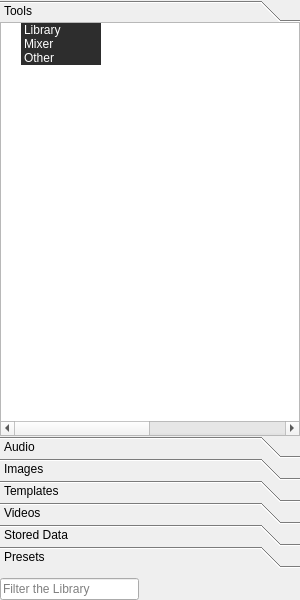
<?xml version="1.0" encoding="UTF-8"?>
<ui version="4.0">
 <class>LibraryWidget</class>
 <widget class="QWidget" name="LibraryWidget">
  <property name="geometry">
   <rect>
    <x>0</x>
    <y>0</y>
    <width>300</width>
    <height>600</height>
   </rect>
  </property>
  <property name="minimumSize">
   <size>
    <width>290</width>
    <height>0</height>
   </size>
  </property>
  <property name="contextMenuPolicy">
   <enum>Qt::CustomContextMenu</enum>
  </property>
  <layout class="QGridLayout" name="gridLayout">
   <property name="leftMargin">
    <number>0</number>
   </property>
   <property name="topMargin">
    <number>0</number>
   </property>
   <property name="rightMargin">
    <number>0</number>
   </property>
   <property name="bottomMargin">
    <number>0</number>
   </property>
   <property name="spacing">
    <number>10</number>
   </property>
   <item row="1" column="1">
    <widget class="DeviceFilterWidget" name="widgetDeviceFilter" native="true">
     <property name="sizePolicy">
      <sizepolicy hsizetype="Fixed" vsizetype="Preferred">
       <horstretch>0</horstretch>
       <verstretch>0</verstretch>
      </sizepolicy>
     </property>
     <property name="minimumSize">
      <size>
       <width>139</width>
       <height>0</height>
      </size>
     </property>
    </widget>
   </item>
   <item row="1" column="2">
    <spacer name="horizontalSpacerRight">
     <property name="orientation">
      <enum>Qt::Horizontal</enum>
     </property>
     <property name="sizeHint" stdset="0">
      <size>
       <width>0</width>
       <height>20</height>
      </size>
     </property>
    </spacer>
   </item>
   <item row="1" column="0">
    <widget class="QLineEdit" name="lineEditFilter">
     <property name="sizePolicy">
      <sizepolicy hsizetype="Fixed" vsizetype="Fixed">
       <horstretch>0</horstretch>
       <verstretch>0</verstretch>
      </sizepolicy>
     </property>
     <property name="minimumSize">
      <size>
       <width>139</width>
       <height>0</height>
      </size>
     </property>
     <property name="placeholderText">
      <string>Filter the Library</string>
     </property>
     <property name="clearButtonEnabled">
      <bool>true</bool>
     </property>
    </widget>
   </item>
   <item row="0" column="0" colspan="3">
    <widget class="QToolBox" name="toolBoxLibrary">
     <property name="contextMenuPolicy">
      <enum>Qt::CustomContextMenu</enum>
     </property>
     <property name="tabSpacing">
      <number>0</number>
     </property>
     <widget class="QWidget" name="pageTools">
      <property name="geometry">
       <rect>
        <x>0</x>
        <y>0</y>
        <width>300</width>
        <height>390</height>
       </rect>
      </property>
      <attribute name="label">
       <string>Tools</string>
      </attribute>
      <layout class="QVBoxLayout" name="verticalLayout_8">
       <property name="spacing">
        <number>0</number>
       </property>
       <property name="leftMargin">
        <number>0</number>
       </property>
       <property name="topMargin">
        <number>0</number>
       </property>
       <property name="rightMargin">
        <number>0</number>
       </property>
       <property name="bottomMargin">
        <number>0</number>
       </property>
       <item>
        <widget class="ToolTreeBaseWidget" name="treeWidgetTool">
         <property name="contextMenuPolicy">
          <enum>Qt::CustomContextMenu</enum>
         </property>
         <property name="showDropIndicator" stdset="0">
          <bool>false</bool>
         </property>
         <property name="dragEnabled">
          <bool>true</bool>
         </property>
         <property name="dragDropMode">
          <enum>QAbstractItemView::DragOnly</enum>
         </property>
         <property name="defaultDropAction">
          <enum>Qt::CopyAction</enum>
         </property>
         <property name="selectionMode">
          <enum>QAbstractItemView::ExtendedSelection</enum>
         </property>
         <property name="verticalScrollMode">
          <enum>QAbstractItemView::ScrollPerPixel</enum>
         </property>
         <property name="uniformRowHeights">
          <bool>true</bool>
         </property>
         <property name="animated">
          <bool>true</bool>
         </property>
         <property name="expandsOnDoubleClick">
          <bool>false</bool>
         </property>
         <attribute name="headerVisible">
          <bool>false</bool>
         </attribute>
         <column>
          <property name="text">
           <string>Name</string>
          </property>
         </column>
         <column>
          <property name="text">
           <string>Id</string>
          </property>
         </column>
         <column>
          <property name="text">
           <string>Label</string>
          </property>
         </column>
         <column>
          <property name="text">
           <string>DeviceName</string>
          </property>
         </column>
         <column>
          <property name="text">
           <string>Type</string>
          </property>
         </column>
         <column>
          <property name="text">
           <string>ThumbnailId</string>
          </property>
         </column>
         <item>
          <property name="text">
           <string>Library</string>
          </property>
          <property name="background">
           <brush brushstyle="SolidPattern">
            <color alpha="255">
             <red>45</red>
             <green>45</green>
             <blue>45</blue>
            </color>
           </brush>
          </property>
          <property name="foreground">
           <brush brushstyle="SolidPattern">
            <color alpha="255">
             <red>255</red>
             <green>255</green>
             <blue>255</blue>
            </color>
           </brush>
          </property>
          <property name="flags">
           <set>ItemIsSelectable|ItemIsUserCheckable|ItemIsEnabled</set>
          </property>
         </item>
         <item>
          <property name="text">
           <string>Mixer</string>
          </property>
          <property name="background">
           <brush brushstyle="SolidPattern">
            <color alpha="255">
             <red>45</red>
             <green>45</green>
             <blue>45</blue>
            </color>
           </brush>
          </property>
          <property name="foreground">
           <brush brushstyle="SolidPattern">
            <color alpha="255">
             <red>255</red>
             <green>255</green>
             <blue>255</blue>
            </color>
           </brush>
          </property>
          <property name="flags">
           <set>ItemIsSelectable|ItemIsUserCheckable|ItemIsEnabled</set>
          </property>
         </item>
         <item>
          <property name="text">
           <string>Other</string>
          </property>
          <property name="background">
           <brush brushstyle="SolidPattern">
            <color alpha="255">
             <red>45</red>
             <green>45</green>
             <blue>45</blue>
            </color>
           </brush>
          </property>
          <property name="foreground">
           <brush brushstyle="SolidPattern">
            <color alpha="255">
             <red>255</red>
             <green>255</green>
             <blue>255</blue>
            </color>
           </brush>
          </property>
          <property name="flags">
           <set>ItemIsSelectable|ItemIsUserCheckable|ItemIsEnabled</set>
          </property>
         </item>
        </widget>
       </item>
      </layout>
     </widget>
     <widget class="QWidget" name="pageAudio">
      <property name="geometry">
       <rect>
        <x>0</x>
        <y>0</y>
        <width>300</width>
        <height>390</height>
       </rect>
      </property>
      <attribute name="label">
       <string>Audio</string>
      </attribute>
      <layout class="QVBoxLayout" name="verticalLayout_4">
       <property name="leftMargin">
        <number>0</number>
       </property>
       <property name="topMargin">
        <number>0</number>
       </property>
       <property name="rightMargin">
        <number>0</number>
       </property>
       <property name="bottomMargin">
        <number>0</number>
       </property>
       <item>
        <widget class="AudioTreeBaseWidget" name="treeWidgetAudio">
         <property name="contextMenuPolicy">
          <enum>Qt::CustomContextMenu</enum>
         </property>
         <property name="showDropIndicator" stdset="0">
          <bool>false</bool>
         </property>
         <property name="dragEnabled">
          <bool>true</bool>
         </property>
         <property name="dragDropMode">
          <enum>QAbstractItemView::DragOnly</enum>
         </property>
         <property name="selectionMode">
          <enum>QAbstractItemView::ExtendedSelection</enum>
         </property>
         <property name="rootIsDecorated">
          <bool>false</bool>
         </property>
         <property name="uniformRowHeights">
          <bool>true</bool>
         </property>
         <attribute name="headerVisible">
          <bool>false</bool>
         </attribute>
         <column>
          <property name="text">
           <string>Name</string>
          </property>
         </column>
         <column>
          <property name="text">
           <string>Id</string>
          </property>
         </column>
         <column>
          <property name="text">
           <string>Label</string>
          </property>
         </column>
         <column>
          <property name="text">
           <string>DeviceName</string>
          </property>
         </column>
         <column>
          <property name="text">
           <string>Type</string>
          </property>
         </column>
         <column>
          <property name="text">
           <string>ThumbnailId</string>
          </property>
         </column>
         <column>
          <property name="text">
           <string>Timecode</string>
          </property>
         </column>
         <column>
          <property name="text">
           <string>ItemName</string>
          </property>
         </column>
        </widget>
       </item>
      </layout>
     </widget>
     <widget class="QWidget" name="pageStill">
      <property name="geometry">
       <rect>
        <x>0</x>
        <y>0</y>
        <width>300</width>
        <height>390</height>
       </rect>
      </property>
      <attribute name="label">
       <string>Images</string>
      </attribute>
      <layout class="QVBoxLayout" name="verticalLayout_2">
       <property name="leftMargin">
        <number>0</number>
       </property>
       <property name="topMargin">
        <number>0</number>
       </property>
       <property name="rightMargin">
        <number>0</number>
       </property>
       <property name="bottomMargin">
        <number>0</number>
       </property>
       <item>
        <widget class="ImageTreeBaseWidget" name="treeWidgetImage">
         <property name="contextMenuPolicy">
          <enum>Qt::CustomContextMenu</enum>
         </property>
         <property name="showDropIndicator" stdset="0">
          <bool>false</bool>
         </property>
         <property name="dragEnabled">
          <bool>true</bool>
         </property>
         <property name="dragDropMode">
          <enum>QAbstractItemView::DragOnly</enum>
         </property>
         <property name="selectionMode">
          <enum>QAbstractItemView::ExtendedSelection</enum>
         </property>
         <property name="rootIsDecorated">
          <bool>false</bool>
         </property>
         <property name="uniformRowHeights">
          <bool>true</bool>
         </property>
         <attribute name="headerVisible">
          <bool>false</bool>
         </attribute>
         <column>
          <property name="text">
           <string>Name</string>
          </property>
         </column>
         <column>
          <property name="text">
           <string>Id</string>
          </property>
         </column>
         <column>
          <property name="text">
           <string>Label</string>
          </property>
         </column>
         <column>
          <property name="text">
           <string>DeviceName</string>
          </property>
         </column>
         <column>
          <property name="text">
           <string>Type</string>
          </property>
         </column>
         <column>
          <property name="text">
           <string>ThumbnailId</string>
          </property>
         </column>
         <column>
          <property name="text">
           <string>Timecode</string>
          </property>
         </column>
         <column>
          <property name="text">
           <string>ItemName</string>
          </property>
         </column>
        </widget>
       </item>
      </layout>
     </widget>
     <widget class="QWidget" name="pageTemplate">
      <property name="geometry">
       <rect>
        <x>0</x>
        <y>0</y>
        <width>300</width>
        <height>390</height>
       </rect>
      </property>
      <attribute name="label">
       <string>Templates</string>
      </attribute>
      <layout class="QVBoxLayout" name="verticalLayout_3">
       <property name="spacing">
        <number>0</number>
       </property>
       <property name="leftMargin">
        <number>0</number>
       </property>
       <property name="topMargin">
        <number>0</number>
       </property>
       <property name="rightMargin">
        <number>0</number>
       </property>
       <property name="bottomMargin">
        <number>0</number>
       </property>
       <item>
        <widget class="TemplateTreeBaseWidget" name="treeWidgetTemplate">
         <property name="contextMenuPolicy">
          <enum>Qt::CustomContextMenu</enum>
         </property>
         <property name="showDropIndicator" stdset="0">
          <bool>false</bool>
         </property>
         <property name="dragEnabled">
          <bool>true</bool>
         </property>
         <property name="dragDropMode">
          <enum>QAbstractItemView::DragOnly</enum>
         </property>
         <property name="selectionMode">
          <enum>QAbstractItemView::ExtendedSelection</enum>
         </property>
         <property name="selectionBehavior">
          <enum>QAbstractItemView::SelectItems</enum>
         </property>
         <property name="rootIsDecorated">
          <bool>false</bool>
         </property>
         <property name="uniformRowHeights">
          <bool>true</bool>
         </property>
         <attribute name="headerVisible">
          <bool>false</bool>
         </attribute>
         <column>
          <property name="text">
           <string>Name</string>
          </property>
         </column>
         <column>
          <property name="text">
           <string>Id</string>
          </property>
         </column>
         <column>
          <property name="text">
           <string>Label</string>
          </property>
         </column>
         <column>
          <property name="text">
           <string>DeviceName</string>
          </property>
         </column>
         <column>
          <property name="text">
           <string>Type</string>
          </property>
         </column>
         <column>
          <property name="text">
           <string>ThumbnailId</string>
          </property>
         </column>
         <column>
          <property name="text">
           <string>Timecode</string>
          </property>
         </column>
        </widget>
       </item>
      </layout>
     </widget>
     <widget class="QWidget" name="pageMovie">
      <property name="geometry">
       <rect>
        <x>0</x>
        <y>0</y>
        <width>300</width>
        <height>390</height>
       </rect>
      </property>
      <attribute name="label">
       <string>Videos</string>
      </attribute>
      <layout class="QVBoxLayout" name="verticalLayout">
       <property name="leftMargin">
        <number>0</number>
       </property>
       <property name="topMargin">
        <number>0</number>
       </property>
       <property name="rightMargin">
        <number>0</number>
       </property>
       <property name="bottomMargin">
        <number>0</number>
       </property>
       <item>
        <widget class="VideoTreeBaseWidget" name="treeWidgetVideo">
         <property name="contextMenuPolicy">
          <enum>Qt::CustomContextMenu</enum>
         </property>
         <property name="showDropIndicator" stdset="0">
          <bool>false</bool>
         </property>
         <property name="dragEnabled">
          <bool>true</bool>
         </property>
         <property name="dragDropMode">
          <enum>QAbstractItemView::DragOnly</enum>
         </property>
         <property name="selectionMode">
          <enum>QAbstractItemView::ExtendedSelection</enum>
         </property>
         <property name="rootIsDecorated">
          <bool>false</bool>
         </property>
         <property name="uniformRowHeights">
          <bool>true</bool>
         </property>
         <attribute name="headerVisible">
          <bool>false</bool>
         </attribute>
         <attribute name="headerStretchLastSection">
          <bool>false</bool>
         </attribute>
         <column>
          <property name="text">
           <string>Name</string>
          </property>
         </column>
         <column>
          <property name="text">
           <string>Id</string>
          </property>
         </column>
         <column>
          <property name="text">
           <string>Label</string>
          </property>
         </column>
         <column>
          <property name="text">
           <string>DeviceName</string>
          </property>
         </column>
         <column>
          <property name="text">
           <string>Type</string>
          </property>
         </column>
         <column>
          <property name="text">
           <string>ThumbnailId</string>
          </property>
         </column>
         <column>
          <property name="text">
           <string>Timecode</string>
          </property>
         </column>
         <column>
          <property name="text">
           <string>ItemName</string>
          </property>
         </column>
        </widget>
       </item>
      </layout>
     </widget>
     <widget class="QWidget" name="pageData">
      <property name="geometry">
       <rect>
        <x>0</x>
        <y>0</y>
        <width>300</width>
        <height>390</height>
       </rect>
      </property>
      <attribute name="label">
       <string>Stored Data</string>
      </attribute>
      <layout class="QVBoxLayout" name="verticalLayout_6">
       <property name="leftMargin">
        <number>0</number>
       </property>
       <property name="topMargin">
        <number>0</number>
       </property>
       <property name="rightMargin">
        <number>0</number>
       </property>
       <property name="bottomMargin">
        <number>0</number>
       </property>
       <item>
        <widget class="DataTreeBaseWidget" name="treeWidgetData">
         <property name="contextMenuPolicy">
          <enum>Qt::CustomContextMenu</enum>
         </property>
         <property name="showDropIndicator" stdset="0">
          <bool>false</bool>
         </property>
         <property name="dragEnabled">
          <bool>true</bool>
         </property>
         <property name="dragDropMode">
          <enum>QAbstractItemView::DragOnly</enum>
         </property>
         <property name="rootIsDecorated">
          <bool>false</bool>
         </property>
         <property name="uniformRowHeights">
          <bool>true</bool>
         </property>
         <attribute name="headerVisible">
          <bool>false</bool>
         </attribute>
         <column>
          <property name="text">
           <string>Name</string>
          </property>
         </column>
         <column>
          <property name="text">
           <string>Id</string>
          </property>
         </column>
         <column>
          <property name="text">
           <string>Label</string>
          </property>
         </column>
         <column>
          <property name="text">
           <string>DeviceName</string>
          </property>
         </column>
         <column>
          <property name="text">
           <string>Type</string>
          </property>
         </column>
         <column>
          <property name="text">
           <string>ThumbnailId</string>
          </property>
         </column>
         <column>
          <property name="text">
           <string>Timecode</string>
          </property>
         </column>
        </widget>
       </item>
      </layout>
     </widget>
     <widget class="QWidget" name="pagePreset">
      <property name="geometry">
       <rect>
        <x>0</x>
        <y>0</y>
        <width>300</width>
        <height>390</height>
       </rect>
      </property>
      <attribute name="label">
       <string>Presets</string>
      </attribute>
      <layout class="QVBoxLayout" name="verticalLayout_7">
       <property name="spacing">
        <number>0</number>
       </property>
       <property name="leftMargin">
        <number>0</number>
       </property>
       <property name="topMargin">
        <number>0</number>
       </property>
       <property name="rightMargin">
        <number>0</number>
       </property>
       <property name="bottomMargin">
        <number>0</number>
       </property>
       <item>
        <widget class="PresetTreeBaseWidget" name="treeWidgetPreset">
         <property name="contextMenuPolicy">
          <enum>Qt::CustomContextMenu</enum>
         </property>
         <property name="showDropIndicator" stdset="0">
          <bool>false</bool>
         </property>
         <property name="rootIsDecorated">
          <bool>false</bool>
         </property>
         <property name="uniformRowHeights">
          <bool>true</bool>
         </property>
         <attribute name="headerVisible">
          <bool>false</bool>
         </attribute>
         <column>
          <property name="text">
           <string>Name</string>
          </property>
         </column>
         <column>
          <property name="text">
           <string>Id</string>
          </property>
         </column>
         <column>
          <property name="text">
           <string>Value</string>
          </property>
         </column>
        </widget>
       </item>
      </layout>
     </widget>
    </widget>
   </item>
  </layout>
 </widget>
 <customwidgets>
  <customwidget>
   <class>DeviceFilterWidget</class>
   <extends>QWidget</extends>
   <header>Library/DeviceFilterWidget.h</header>
   <container>1</container>
  </customwidget>
  <customwidget>
   <class>DataTreeBaseWidget</class>
   <extends>QTreeWidget</extends>
   <header>Library/DataTreeBaseWidget.h</header>
  </customwidget>
  <customwidget>
   <class>ToolTreeBaseWidget</class>
   <extends>QTreeWidget</extends>
   <header>Library/ToolTreeBaseWidget.h</header>
  </customwidget>
  <customwidget>
   <class>AudioTreeBaseWidget</class>
   <extends>QTreeWidget</extends>
   <header>Library/AudioTreeBaseWidget.h</header>
  </customwidget>
  <customwidget>
   <class>TemplateTreeBaseWidget</class>
   <extends>QTreeWidget</extends>
   <header>Library/TemplateTreeBaseWidget.h</header>
  </customwidget>
  <customwidget>
   <class>ImageTreeBaseWidget</class>
   <extends>QTreeWidget</extends>
   <header>Library/ImageTreeBaseWidget.h</header>
  </customwidget>
  <customwidget>
   <class>VideoTreeBaseWidget</class>
   <extends>QTreeWidget</extends>
   <header>Library/VideoTreeBaseWidget.h</header>
  </customwidget>
  <customwidget>
   <class>PresetTreeBaseWidget</class>
   <extends>QTreeWidget</extends>
   <header>Library/PresetTreeBaseWidget.h</header>
  </customwidget>
 </customwidgets>
 <tabstops>
  <tabstop>treeWidgetTool</tabstop>
  <tabstop>lineEditFilter</tabstop>
  <tabstop>treeWidgetAudio</tabstop>
  <tabstop>treeWidgetImage</tabstop>
  <tabstop>treeWidgetTemplate</tabstop>
  <tabstop>treeWidgetVideo</tabstop>
  <tabstop>treeWidgetData</tabstop>
  <tabstop>treeWidgetPreset</tabstop>
 </tabstops>
 <resources/>
 <connections>
  <connection>
   <sender>treeWidgetTemplate</sender>
   <signal>currentItemChanged(QTreeWidgetItem*,QTreeWidgetItem*)</signal>
   <receiver>LibraryWidget</receiver>
   <slot>currentItemChanged(QTreeWidgetItem*,QTreeWidgetItem*)</slot>
   <hints>
    <hint type="sourcelabel">
     <x>95</x>
     <y>153</y>
    </hint>
    <hint type="destinationlabel">
     <x>227</x>
     <y>124</y>
    </hint>
   </hints>
  </connection>
  <connection>
   <sender>treeWidgetVideo</sender>
   <signal>currentItemChanged(QTreeWidgetItem*,QTreeWidgetItem*)</signal>
   <receiver>LibraryWidget</receiver>
   <slot>currentItemChanged(QTreeWidgetItem*,QTreeWidgetItem*)</slot>
   <hints>
    <hint type="sourcelabel">
     <x>93</x>
     <y>174</y>
    </hint>
    <hint type="destinationlabel">
     <x>228</x>
     <y>236</y>
    </hint>
   </hints>
  </connection>
  <connection>
   <sender>treeWidgetImage</sender>
   <signal>currentItemChanged(QTreeWidgetItem*,QTreeWidgetItem*)</signal>
   <receiver>LibraryWidget</receiver>
   <slot>currentItemChanged(QTreeWidgetItem*,QTreeWidgetItem*)</slot>
   <hints>
    <hint type="sourcelabel">
     <x>96</x>
     <y>71</y>
    </hint>
    <hint type="destinationlabel">
     <x>254</x>
     <y>100</y>
    </hint>
   </hints>
  </connection>
  <connection>
   <sender>treeWidgetAudio</sender>
   <signal>currentItemChanged(QTreeWidgetItem*,QTreeWidgetItem*)</signal>
   <receiver>LibraryWidget</receiver>
   <slot>currentItemChanged(QTreeWidgetItem*,QTreeWidgetItem*)</slot>
   <hints>
    <hint type="sourcelabel">
     <x>97</x>
     <y>70</y>
    </hint>
    <hint type="destinationlabel">
     <x>229</x>
     <y>71</y>
    </hint>
   </hints>
  </connection>
  <connection>
   <sender>treeWidgetData</sender>
   <signal>currentItemChanged(QTreeWidgetItem*,QTreeWidgetItem*)</signal>
   <receiver>LibraryWidget</receiver>
   <slot>currentItemChanged(QTreeWidgetItem*,QTreeWidgetItem*)</slot>
   <hints>
    <hint type="sourcelabel">
     <x>93</x>
     <y>195</y>
    </hint>
    <hint type="destinationlabel">
     <x>225</x>
     <y>481</y>
    </hint>
   </hints>
  </connection>
  <connection>
   <sender>treeWidgetTemplate</sender>
   <signal>itemDoubleClicked(QTreeWidgetItem*,int)</signal>
   <receiver>LibraryWidget</receiver>
   <slot>itemDoubleClicked(QTreeWidgetItem*,int)</slot>
   <hints>
    <hint type="sourcelabel">
     <x>95</x>
     <y>153</y>
    </hint>
    <hint type="destinationlabel">
     <x>288</x>
     <y>170</y>
    </hint>
   </hints>
  </connection>
  <connection>
   <sender>treeWidgetImage</sender>
   <signal>itemDoubleClicked(QTreeWidgetItem*,int)</signal>
   <receiver>LibraryWidget</receiver>
   <slot>itemDoubleClicked(QTreeWidgetItem*,int)</slot>
   <hints>
    <hint type="sourcelabel">
     <x>96</x>
     <y>71</y>
    </hint>
    <hint type="destinationlabel">
     <x>288</x>
     <y>143</y>
    </hint>
   </hints>
  </connection>
  <connection>
   <sender>treeWidgetAudio</sender>
   <signal>itemDoubleClicked(QTreeWidgetItem*,int)</signal>
   <receiver>LibraryWidget</receiver>
   <slot>itemDoubleClicked(QTreeWidgetItem*,int)</slot>
   <hints>
    <hint type="sourcelabel">
     <x>97</x>
     <y>71</y>
    </hint>
    <hint type="destinationlabel">
     <x>288</x>
     <y>115</y>
    </hint>
   </hints>
  </connection>
  <connection>
   <sender>treeWidgetVideo</sender>
   <signal>itemDoubleClicked(QTreeWidgetItem*,int)</signal>
   <receiver>LibraryWidget</receiver>
   <slot>itemDoubleClicked(QTreeWidgetItem*,int)</slot>
   <hints>
    <hint type="sourcelabel">
     <x>94</x>
     <y>174</y>
    </hint>
    <hint type="destinationlabel">
     <x>288</x>
     <y>353</y>
    </hint>
   </hints>
  </connection>
  <connection>
   <sender>treeWidgetPreset</sender>
   <signal>itemDoubleClicked(QTreeWidgetItem*,int)</signal>
   <receiver>LibraryWidget</receiver>
   <slot>itemDoubleClicked(QTreeWidgetItem*,int)</slot>
   <hints>
    <hint type="sourcelabel">
     <x>96</x>
     <y>217</y>
    </hint>
    <hint type="destinationlabel">
     <x>288</x>
     <y>378</y>
    </hint>
   </hints>
  </connection>
  <connection>
   <sender>treeWidgetTool</sender>
   <signal>currentItemChanged(QTreeWidgetItem*,QTreeWidgetItem*)</signal>
   <receiver>LibraryWidget</receiver>
   <slot>currentItemChanged(QTreeWidgetItem*,QTreeWidgetItem*)</slot>
   <hints>
    <hint type="sourcelabel">
     <x>226</x>
     <y>35</y>
    </hint>
    <hint type="destinationlabel">
     <x>295</x>
     <y>33</y>
    </hint>
   </hints>
  </connection>
  <connection>
   <sender>treeWidgetTool</sender>
   <signal>itemDoubleClicked(QTreeWidgetItem*,int)</signal>
   <receiver>LibraryWidget</receiver>
   <slot>itemDoubleClicked(QTreeWidgetItem*,int)</slot>
   <hints>
    <hint type="sourcelabel">
     <x>228</x>
     <y>80</y>
    </hint>
    <hint type="destinationlabel">
     <x>294</x>
     <y>15</y>
    </hint>
   </hints>
  </connection>
  <connection>
   <sender>treeWidgetTool</sender>
   <signal>itemClicked(QTreeWidgetItem*,int)</signal>
   <receiver>LibraryWidget</receiver>
   <slot>toggleExpandItem(QTreeWidgetItem*,int)</slot>
   <hints>
    <hint type="sourcelabel">
     <x>264</x>
     <y>82</y>
    </hint>
    <hint type="destinationlabel">
     <x>271</x>
     <y>-5</y>
    </hint>
   </hints>
  </connection>
  <connection>
   <sender>treeWidgetData</sender>
   <signal>itemDoubleClicked(QTreeWidgetItem*,int)</signal>
   <receiver>LibraryWidget</receiver>
   <slot>itemDoubleClicked(QTreeWidgetItem*,int)</slot>
   <hints>
    <hint type="sourcelabel">
     <x>95</x>
     <y>195</y>
    </hint>
    <hint type="destinationlabel">
     <x>300</x>
     <y>315</y>
    </hint>
   </hints>
  </connection>
  <connection>
   <sender>treeWidgetPreset</sender>
   <signal>currentItemChanged(QTreeWidgetItem*,QTreeWidgetItem*)</signal>
   <receiver>LibraryWidget</receiver>
   <slot>currentItemChanged(QTreeWidgetItem*,QTreeWidgetItem*)</slot>
   <hints>
    <hint type="sourcelabel">
     <x>217</x>
     <y>255</y>
    </hint>
    <hint type="destinationlabel">
     <x>294</x>
     <y>246</y>
    </hint>
   </hints>
  </connection>
  <connection>
   <sender>lineEditFilter</sender>
   <signal>returnPressed()</signal>
   <receiver>LibraryWidget</receiver>
   <slot>filterLibrary()</slot>
   <hints>
    <hint type="sourcelabel">
     <x>122</x>
     <y>590</y>
    </hint>
    <hint type="destinationlabel">
     <x>-8</x>
     <y>567</y>
    </hint>
   </hints>
  </connection>
 </connections>
 <slots>
  <slot>filterLibrary()</slot>
  <slot>synchronizeLibrary()</slot>
  <slot>currentItemChanged(QTreeWidgetItem*,QTreeWidgetItem*)</slot>
  <slot>itemClicked(QTreeWidgetItem*,int)</slot>
  <slot>itemEntered(QTreeWidgetItem*,int)</slot>
  <slot>itemDoubleClicked(QTreeWidgetItem*,int)</slot>
  <slot>toggleExpandItem(QTreeWidgetItem*,int)</slot>
  <slot>filterChanged(QString)</slot>
 </slots>
</ui>
